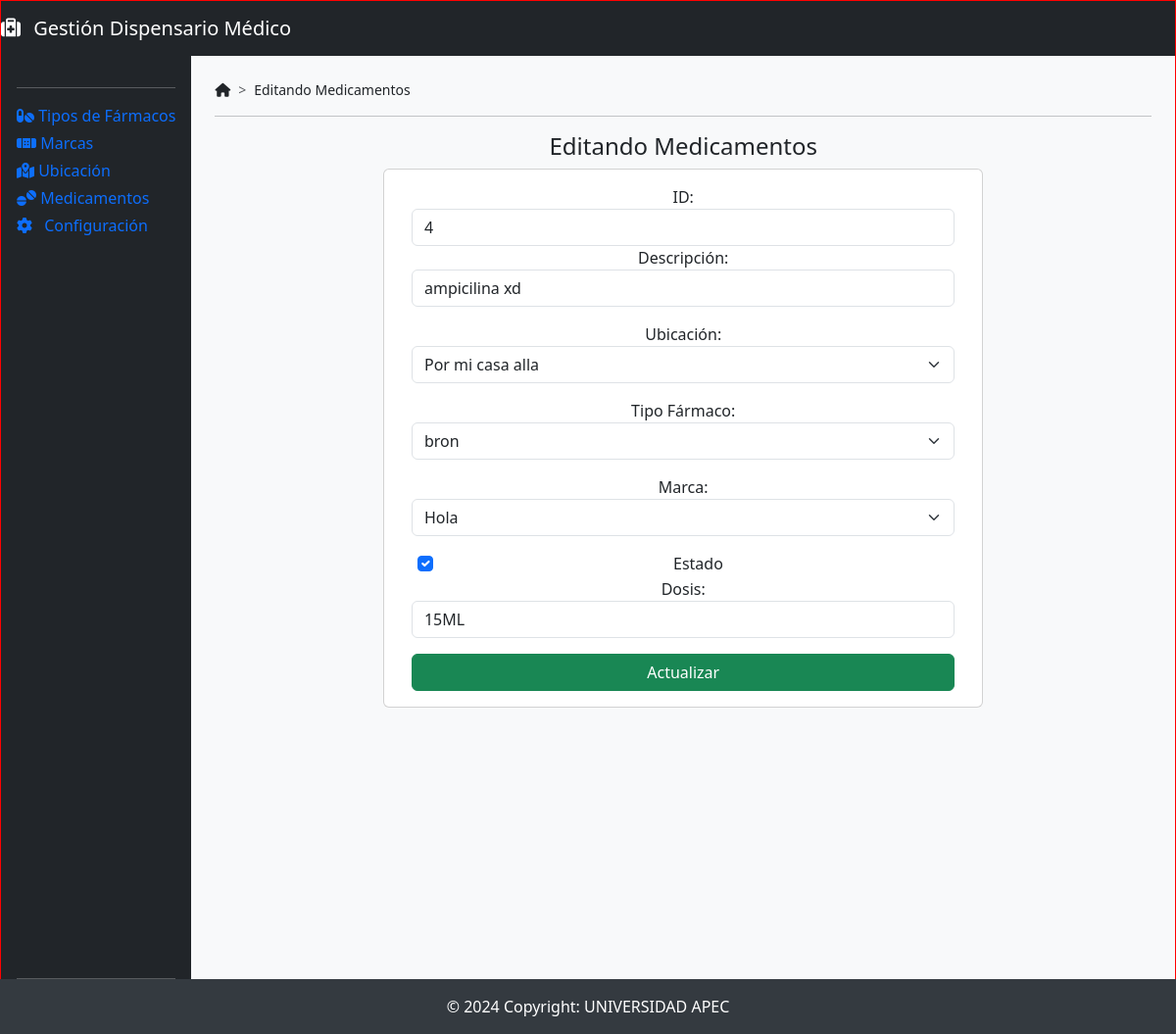
The page /edicionMedicamentos/4 on the database its author committed.
### DispensarioMedico/models.py (models this page shows)
class Medicamentos(models.Model):
    idmedicamentos = models.AutoField(db_column='idMedicamentos', primary_key=True)  # Field name made lowercase.
    descripcion = models.TextField(db_column='Descripcion', blank=True, null=True)  # Field name made lowercase.
    idtipofarmaco = models.ForeignKey('Tipofarmacos', models.DO_NOTHING, db_column='idTipoFarmaco', blank=True, null=True)  # Field name made lowercase.
    idmarca = models.ForeignKey(Marcas, models.DO_NOTHING, db_column='idMarca', blank=True, null=True)  # Field name made lowercase.
    idubicaciones = models.ForeignKey('Ubicacioness', models.DO_NOTHING, db_column='idUbicaciones', blank=True, null=True)  # Field name made lowercase.
    dosis = models.TextField(db_column='Dosis', blank=True, null=True)  # Field name made lowercase.
    estado = models.TextField(db_column='Estado', blank=True, null=True)  # Field name made lowercase. This field type is a guess.
    class Meta:
        managed = False
        db_table = 'Medicamentos'

### DispensarioMedico/views.py (the view)
# urls.py: path('edicionMedicamentos/<idmedicamentos>', views.edicionMedicamentos, name='edicionMedicamentos'),
def edicionMedicamentos(request, idmedicamentos):
    medicamentos = Medicamentos.objects.get(idmedicamentos=idmedicamentos)
    marcas = Marcas.objects.all()
    tipoFarmacos = Tipofarmacos.objects.all()
    ubicaciones = Ubicacioness.objects.all()
    return render(request, 'edicionMedicamentos.html', {'medicamentos': medicamentos,
                                                                            'marcas': marcas,
                                                                             'tipoFarmacos': tipoFarmacos,
                                                                            'ubicaciones': ubicaciones})

### DispensarioMedico/models.py (called while the page is built)
    def __str__(self):
        texto = "{0}"
        return texto.format(self.idmarca)

    def __str__(self):
        texto = "{0} "
        return texto.format(self.idtipofarmaco)

    def __str__(self):
        texto = "{0} "
        return texto.format(self.idubicaciones)

### DispensarioMedico/templates/edicionMedicamentos.html (shortened to what this page needs)
{% extends "./base.html" %}
{% block navegacion %}Editando Medicamentos{% endblock %}
{% block body %}
    <div class="row">
            <h4>Editando Medicamentos</h4>
            <div class="card">
                <div class="card-body">
                    <form action="/editarMedicamentos/" method="post">{% csrf_token %}
                      <div class="form-group">
                          <label for="">ID:</label>
                          <input type="text"
                                 name="txtIdMedicamentos"
                                 value="{{medicamentos.idmedicamentos }}"
                                 class="form-control"
                                 placeholder="ID"
                                 readonly>
                      </div>
                        <div class="form-group mb-3">
                            <label for="txtDescripcionMedicamentos">Descripción:</label>
                            <input type="text"
                                   name="txtDescripcionMedicamentos"
                                   value="{{medicamentos.descripcion }}"
                                   id="txtDescripcionMedicamentos"
                                   class="form-control"
                                   placeholder="Descripción"
                                   minlength="1"
                                   maxlength="500"
                                   required>
                        </div>
                        <div class="form-group mb-3">
                            <label for="txtIdUbicaciones">Ubicación:</label>
                            <select class="form-select"
                                    name="txtIdUbicaciones"
                                    id="txtIdUbicaciones">
                                {% for ubicacione in ubicaciones %}
                                    <option selected value="{{ medicamentos.idubicaciones }}">{{ ubicacione.descripcion }}</option>
                                {% endfor %}
                            </select>
                        </div>
                        <div class="form-group mb-3">
                            <label for="txtidTipoFarmaco">Tipo Fármaco:</label>
                            <select class="form-select"
                                    name="txtidTipoFarmaco"
                                    id="txtidTipoFarmaco">
                                {% for tipoFarmaco in tipoFarmacos %}
                                    <option selected value="{{ medicamentos.idtipofarmaco }}">{{ tipoFarmaco.descripcion }}</option>
                                {% endfor %}
                            </select>
                        </div>
                        <div class="form-group mb-3">
                            <label for="txtIdMarca">Marca:</label>
                            <select class="form-select"
                                    name="txtIdMarca"
                                    id="txtIdMarca">
                                {% for marca in marcas %}
                                    <option selected value="{{ medicamentos.idmarca }}">{{ marca.descripcion }}</option>
                                {% endfor %}
                            </select>
                        </div>
                       <div class="form-group" style="margin-left: 0.4rem">
                          <div class="form-check">
                              <input class="form-check-input"
                                      type="checkbox"
                                      name="txtEstadoMedicamentos"
                                      id="txtEstadoMedicamentos"
                                      {% if medicamentos.estado == 1 %}checked{% endif %}>
                              <label class="form-check-label" for="gridCheck">Estado</label>
                          </div>
                      </div>
                        <div class="form-group mb-3">
                            <label for="txtDosisMedicamentos">Dosis:</label>
                            <input type="text"
                                   name="txtDosisMedicamentos"
                                   value="{{ medicamentos.dosis }}"
                                   id="txtDosisMedicamentos"
                                   class="form-control"
                                   placeholder="Dosis"
                                   minlength="1"
                                   maxlength="500"
                                   required>
                        </div>
                        <div class="d-grid">
                            <button type="submit" class="btn btn-success text-white">Actualizar</button>
                        </div>
                    </form>
                </div>
            </div>
        </div>
{% endblock %}

### DispensarioMedico/static/css/baseDesign.css (style rules this page uses)
body { height: 1000px; border: 1px solid red; position: relative; }

### rows shown on the page
Medicamentos: txtIdMedicamentos "4", txtDescripcionMedicamentos "ampicilina xd", Estado "☑", txtDosisMedicamentos "15ML"

### other values the page prints
form field txtIdUbicaciones "Por mi casa alla"
form field txtidTipoFarmaco "bron"
form field txtIdMarca "Hola"
